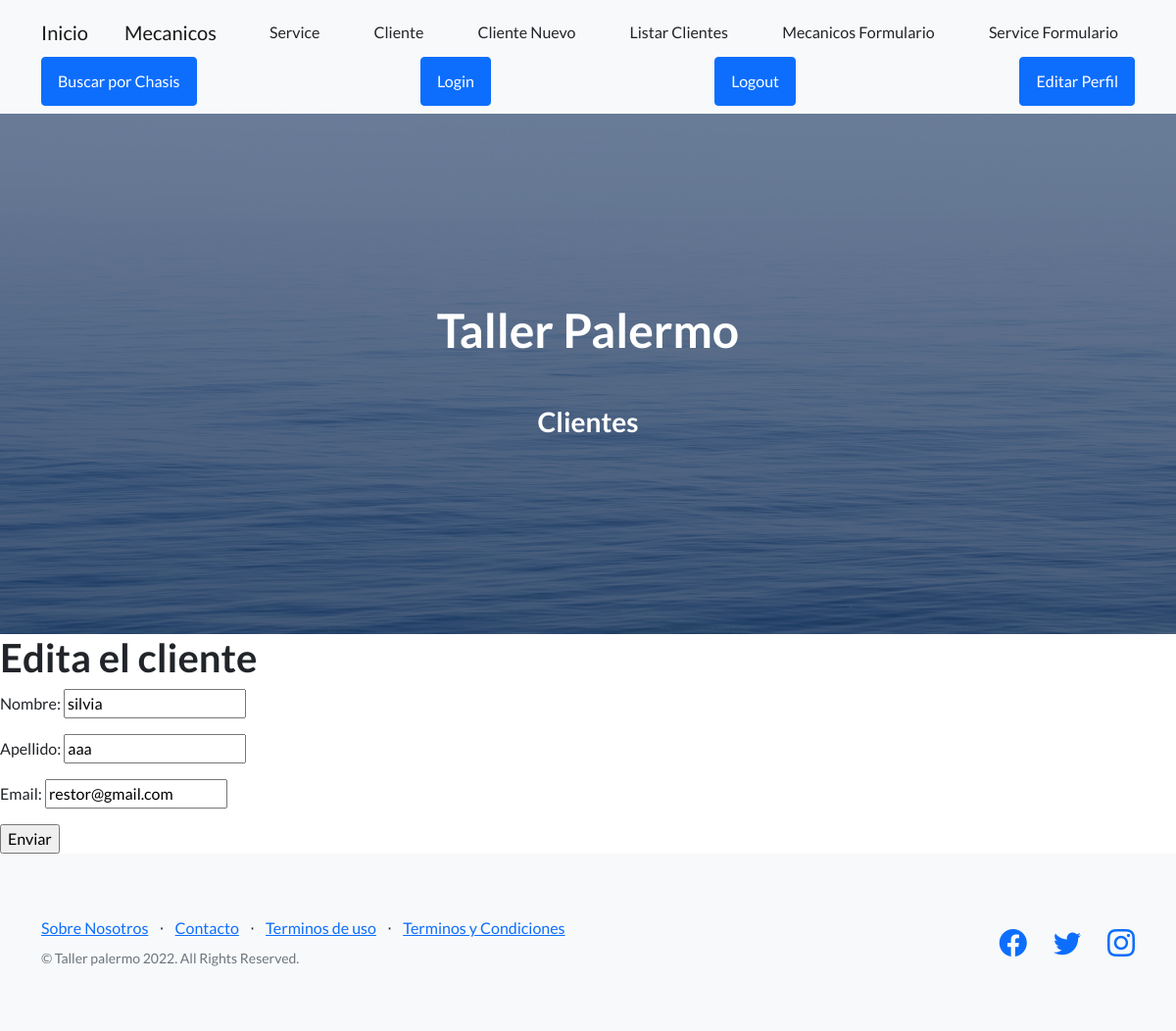
Page /AppCoder/cliente/editar/3 on the committed database.
### AppCoder/models.py (models this page shows, shortened)
class Cliente(models.Model):
    nombre = models.CharField(max_length=40)
    apellido = models.CharField(max_length=40)
    email = models.EmailField()

### AppCoder/views.py (the view)
# urls.py: path('cliente/editar/<pk>', ClienteEdicion.as_view(), name='cliente_editar'),
class ClienteEdicion(UpdateView):
  model = Cliente
  success_url = reverse_lazy('cliente_list')
  fields = ['nombre', 'apellido', 'email']

### AppCoder/template/AppCoder/cliente_form.html
{% extends "AppCoder/padre.html" %}
{% load static %}
{% block section_name %}
<h3>Clientes</h3>
{% endblock %}
{% block contenidoQueCambia %}
<form method="POST">{% csrf_token %}
  <h1>Edita el cliente</h1>
  {{ form.as_p }}
  <input type="submit" value="Enviar">
</form>
{% endblock %}

### rows in the picture
Cliente: nombre "silvia", apellido "aaa", email "restor@gmail.com"
